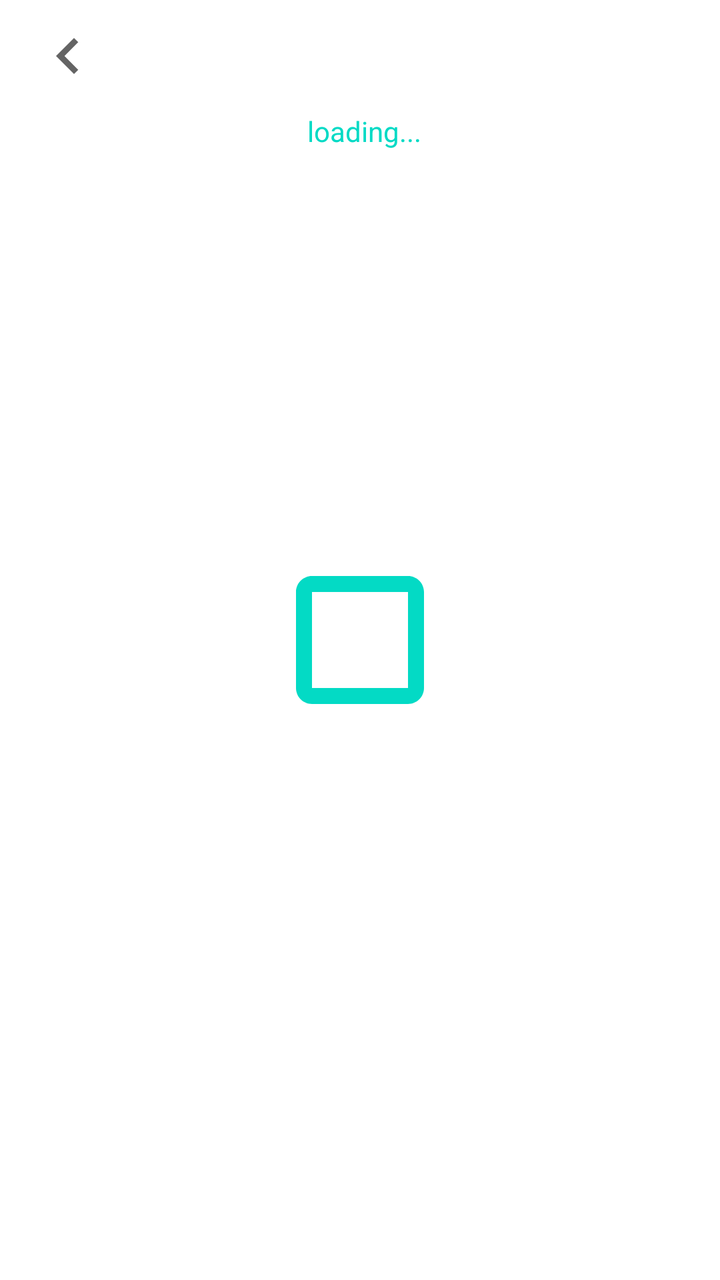
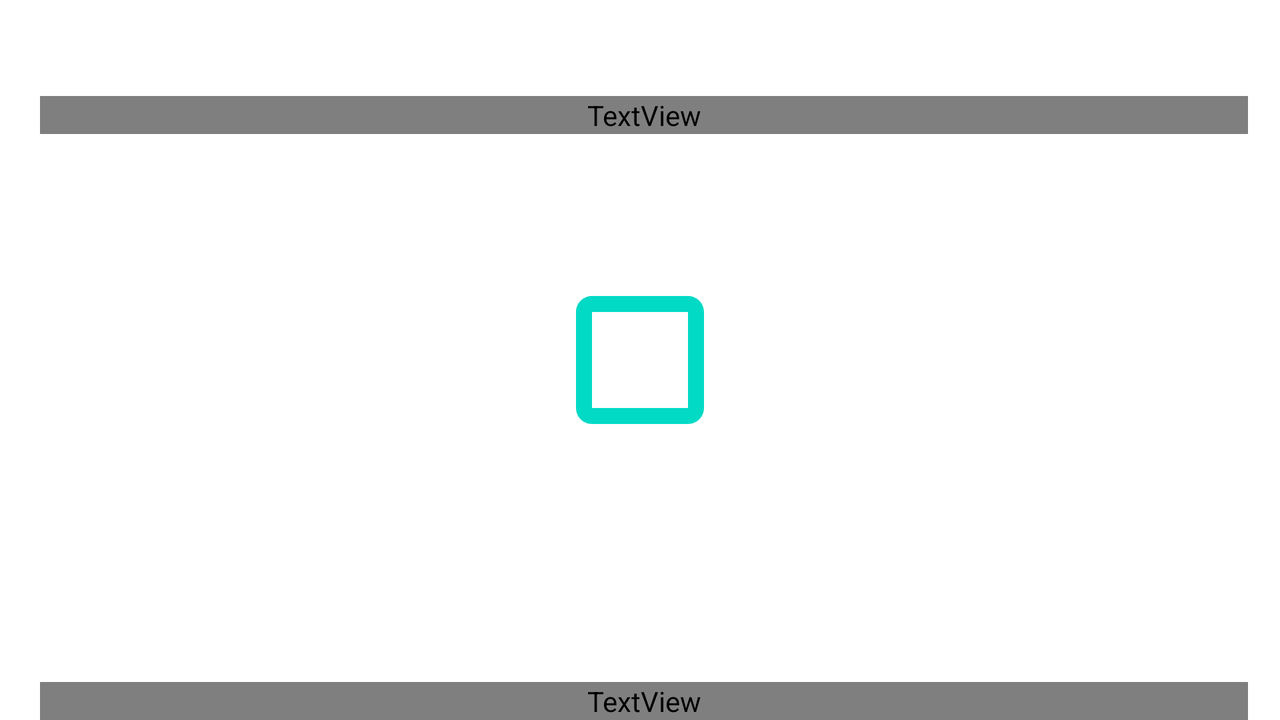

Two renders of one Android screen. The first uses the default layout on a phone; the second uses the alternative layout the repository ships for a different screen configuration, on a matching device. The two XML files are below.
<!-- AndroidManifest.xml: application theme LaunchTheme -->
<!-- res/layout/detail_fragment.xml -->
<?xml version="1.0" encoding="utf-8"?>
<layout xmlns:android="http://schemas.android.com/apk/res/android"
    xmlns:app="http://schemas.android.com/apk/res-auto"
    xmlns:tools="http://schemas.android.com/tools">

    <ScrollView
        android:id="@+id/scroll_view"
        android:layout_width="match_parent"
        android:layout_height="match_parent"
        android:background="?attr/colorPrimaryVariant">

        <androidx.constraintlayout.widget.ConstraintLayout
            style="@style/list_layout">

            <androidx.appcompat.widget.Toolbar
                android:id="@+id/toolbar"
                style="@style/list_toolbar"
                app:layout_constraintEnd_toStartOf="@id/guideline3"
                app:layout_constraintStart_toStartOf="@id/guideline2"
                app:layout_constraintTop_toTopOf="parent"
                app:layout_constraintBottom_toTopOf="@+id/title">

                <TextView
                    android:id="@+id/arrow_back"
                    android:layout_width="wrap_content"
                    android:layout_height="wrap_content"
                    android:layout_gravity="start"
                    android:background="@drawable/ic_baseline_detail_arrow_left_36" />
            </androidx.appcompat.widget.Toolbar>


            <TextView
                android:id="@+id/title"
                android:layout_width="0dp"
                android:layout_height="wrap_content"
                android:layout_marginStart="4dp"
                android:layout_marginTop="24dp"
                android:layout_marginBottom="16dp"
                android:gravity="center"
                android:text="@string/loading"
                android:textColor="@color/teal_200"
                android:textSize="14sp"
                app:layout_constraintBottom_toTopOf="@id/imageNasa"
                app:layout_constraintEnd_toStartOf="@id/guideline3"
                app:layout_constraintStart_toStartOf="@id/guideline2" />

            <ImageView
                android:id="@+id/imageNasa"
                android:layout_width="240dp"
                android:layout_height="240dp"
                android:layout_margin="10dp"
                android:soundEffectsEnabled="false"
                app:layout_constraintEnd_toStartOf="@id/guideline3"
                app:layout_constraintStart_toStartOf="@id/guideline2"
                app:layout_constraintTop_toBottomOf="@id/title" />

            <TextView
                android:id="@+id/explanation"
                android:layout_width="0dp"
                android:layout_height="wrap_content"
                android:layout_marginStart="4dp"
                android:layout_marginTop="24dp"
                android:layout_marginBottom="8dp"
                android:gravity="center"
                android:text=""
                android:textColor="@color/teal_200"
                android:textSize="14sp"
                app:layout_constraintEnd_toStartOf="@id/guideline3"
                app:layout_constraintStart_toStartOf="@id/guideline2"
                app:layout_constraintTop_toBottomOf="@id/imageNasa" />

            <androidx.constraintlayout.widget.Guideline
                android:id="@+id/guideline2"
                android:layout_width="wrap_content"
                android:layout_height="wrap_content"
                android:orientation="vertical"
                app:layout_constraintGuide_begin="16dp" />

            <androidx.constraintlayout.widget.Guideline
                android:id="@+id/guideline3"
                android:layout_width="wrap_content"
                android:layout_height="wrap_content"
                android:orientation="vertical"
                app:layout_constraintGuide_end="16dp" />

        </androidx.constraintlayout.widget.ConstraintLayout>
    </ScrollView>
</layout>
<!-- resources referenced by this layout -->
<resources>
  <color name="teal_200">#FF03DAC5</color>
  <!-- drawable ic_baseline_detail_arrow_left_36 (drawable-v24) -->
  <vector android:alpha="0.7" android:autoMirrored="true"
      android:height="36dp" android:tint="?attr/colorPrimary"
      android:viewportHeight="24" android:viewportWidth="24"
      android:width="36dp" xmlns:android="http://schemas.android.com/apk/res/android">
      <path android:fillColor="@android:color/black" android:pathData="M15.41,16.59L10.83,12l4.58,-4.59L14,6l-6,6 6,6 1.41,-1.41z"/>
  </vector>
  <string name="loading">loading...</string>
  <style name="list_layout">
          <item name="android:layout_width">match_parent</item>
          <item name="android:layout_height">match_parent</item>
          <item name="android:background">?attr/colorPrimaryVariant</item>
      </style>
  <style name="list_toolbar">
          <item name="android:elevation">4dp</item>
          <item name="android:layout_height">?attr/actionBarSize</item>
          <item name="android:layout_width">match_parent</item>
      </style>
  <style name="LaunchTheme" parent="Theme.AppCompat.NoActionBar">
          <item name="android:windowBackground">@drawable/launch_screen</item>
      </style>
  <!-- drawable launch_screen (drawable) -->
  <?xml version="1.0" encoding="utf-8"?>
  <layer-list xmlns:android="http://schemas.android.com/apk/res/android" android:opacity="opaque">
      <item
          android:width="96dp"
          android:height="96dp"
          android:drawable="@drawable/ic_baseline_crop_square_8"
          android:gravity="center">
  
      </item>
  </layer-list>
  <!-- drawable ic_baseline_crop_square_8 (drawable) -->
  <vector android:height="8dp" android:tint="@color/teal_200"
      android:viewportHeight="24" android:viewportWidth="24"
      android:width="8dp" xmlns:android="http://schemas.android.com/apk/res/android">
      <path android:fillColor="@color/teal_200" android:pathData="M18,4L6,4c-1.1,0 -2,0.9 -2,2v12c0,1.1 0.9,2 2,2h12c1.1,0 2,-0.9 2,-2L20,6c0,-1.1 -0.9,-2 -2,-2zM18,18L6,18L6,6h12v12z"/>
  </vector>
</resources>
<!-- res/layout-land/detail_fragment.xml (the repository's variant of the layout above) -->
<!-- drawn on the phone turned sideways -->
<?xml version="1.0" encoding="utf-8"?>
<layout xmlns:android="http://schemas.android.com/apk/res/android"
    xmlns:app="http://schemas.android.com/apk/res-auto"
    xmlns:tools="http://schemas.android.com/tools">

    <ScrollView
        android:id="@+id/scroll_view"
        android:layout_width="match_parent"
        android:layout_height="match_parent"
        android:background="?attr/colorPrimaryVariant">

        <androidx.constraintlayout.widget.ConstraintLayout
            style="@style/list_layout">

            <androidx.appcompat.widget.Toolbar
                android:id="@+id/toolbar"
                style="@style/list_toolbar"
                app:layout_constraintEnd_toStartOf="parent"
                app:layout_constraintStart_toStartOf="parent"
                app:layout_constraintTop_toTopOf="parent"
                app:layout_constraintBottom_toTopOf="@+id/title">

                <TextView
                    android:id="@+id/arrow_back"
                    android:layout_width="0dp"
                    android:layout_height="wrap_content"
                    android:layout_gravity="start"
                    android:background="@drawable/ic_baseline_detail_arrow_left_36" />
            </androidx.appcompat.widget.Toolbar>


            <TextView
                android:id="@+id/title"
                android:layout_width="0dp"
                android:layout_height="wrap_content"
                android:layout_marginStart="4dp"
                android:layout_marginTop="24dp"
                android:layout_marginBottom="16dp"
                android:gravity="center"
                android:text="@string/loading"
                android:textColor="?attr/colorSecondary"
                android:textSize="14sp"
                app:layout_constraintBottom_toTopOf="@id/imageNasa"
                app:layout_constraintEnd_toStartOf="@id/guideline3"
                app:layout_constraintStart_toStartOf="@id/guideline2" />

            <ImageView
                android:id="@+id/imageNasa"
                android:layout_width="240dp"
                android:layout_height="240dp"
                android:layout_margin="10dp"
                android:soundEffectsEnabled="false"
                app:layout_constraintEnd_toStartOf="@id/guideline3"
                app:layout_constraintStart_toStartOf="@id/guideline2"
                app:layout_constraintTop_toBottomOf="@id/title" />

            <TextView
                android:id="@+id/explanation"
                android:layout_width="0dp"
                android:layout_height="wrap_content"
                android:layout_marginStart="4dp"
                android:layout_marginTop="24dp"
                android:layout_marginBottom="8dp"
                android:gravity="center"
                android:text=""
                android:textColor="?attr/colorSecondary"
                android:textSize="14sp"
                app:layout_constraintEnd_toStartOf="@id/guideline3"
                app:layout_constraintStart_toStartOf="@id/guideline2"
                app:layout_constraintTop_toBottomOf="@id/imageNasa" />

            <androidx.constraintlayout.widget.Guideline
                android:id="@+id/guideline2"
                android:layout_width="wrap_content"
                android:layout_height="wrap_content"
                android:orientation="vertical"
                app:layout_constraintGuide_begin="16dp" />

            <androidx.constraintlayout.widget.Guideline
                android:id="@+id/guideline3"
                android:layout_width="wrap_content"
                android:layout_height="wrap_content"
                android:orientation="vertical"
                app:layout_constraintGuide_end="16dp" />

        </androidx.constraintlayout.widget.ConstraintLayout>
    </ScrollView>
</layout>
<!-- resources referenced by the variant -->
<!-- as the phone turned sideways resolves them -->
<resources>
  <!-- drawable ic_baseline_detail_arrow_left_36 (drawable-v24) -->
  <vector android:alpha="0.7" android:autoMirrored="true"
      android:height="36dp" android:tint="?attr/colorPrimary"
      android:viewportHeight="24" android:viewportWidth="24"
      android:width="36dp" xmlns:android="http://schemas.android.com/apk/res/android">
      <path android:fillColor="@android:color/black" android:pathData="M15.41,16.59L10.83,12l4.58,-4.59L14,6l-6,6 6,6 1.41,-1.41z"/>
  </vector>
  <string name="loading">loading...</string>
  <style name="list_layout">
          <item name="android:layout_width">match_parent</item>
          <item name="android:layout_height">match_parent</item>
          <item name="android:background">?attr/colorPrimaryVariant</item>
      </style>
  <style name="list_toolbar">
          <item name="android:elevation">4dp</item>
          <item name="android:layout_height">?attr/actionBarSize</item>
          <item name="android:layout_width">match_parent</item>
      </style>
  <style name="LaunchTheme" parent="Theme.AppCompat.NoActionBar">
          <item name="android:windowBackground">@drawable/launch_screen</item>
      </style>
  <!-- drawable launch_screen (drawable) -->
  <?xml version="1.0" encoding="utf-8"?>
  <layer-list xmlns:android="http://schemas.android.com/apk/res/android" android:opacity="opaque">
      <item
          android:width="96dp"
          android:height="96dp"
          android:drawable="@drawable/ic_baseline_crop_square_8"
          android:gravity="center">
  
      </item>
  </layer-list>
  <!-- drawable ic_baseline_crop_square_8 (drawable) -->
  <vector android:height="8dp" android:tint="@color/teal_200"
      android:viewportHeight="24" android:viewportWidth="24"
      android:width="8dp" xmlns:android="http://schemas.android.com/apk/res/android">
      <path android:fillColor="@color/teal_200" android:pathData="M18,4L6,4c-1.1,0 -2,0.9 -2,2v12c0,1.1 0.9,2 2,2h12c1.1,0 2,-0.9 2,-2L20,6c0,-1.1 -0.9,-2 -2,-2zM18,18L6,18L6,6h12v12z"/>
  </vector>
  <color name="teal_200">#FF03DAC5</color>
</resources>
